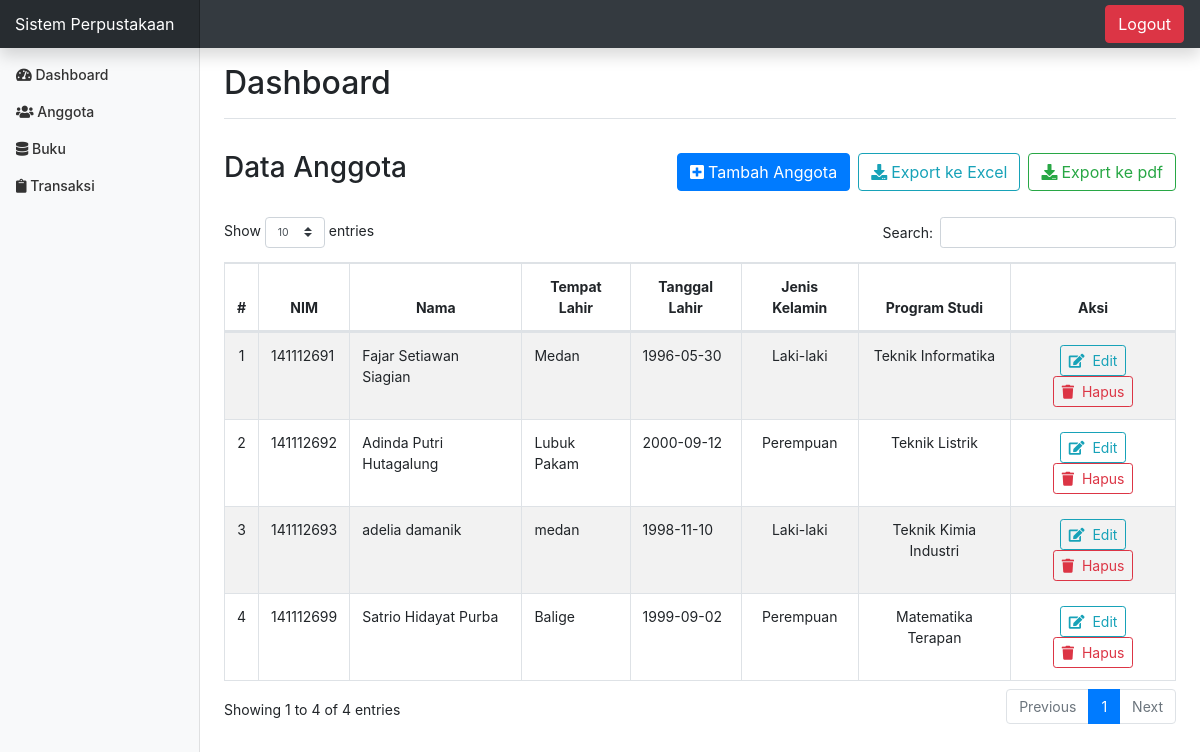
The page /index.php?page=anggota (signed in) on the database its author committed.
### tables this page shows
CREATE TABLE `anggota` (
  `nim` int(11) NOT NULL,
  `nama` varchar(200) NOT NULL,
  `tempat_lahir` varchar(100) NOT NULL,
  `tgl_lahir` date NOT NULL,
  `jk` enum('p','l') NOT NULL,
  `prodi` varchar(50) NOT NULL
);

### page/anggota/anggota.php (the view)
<?php
$query_anggota = "SELECT * FROM anggota";
$sql_anggota = mysqli_query($koneksi, $query_anggota) or die(mysqli_error($koneksi));
?>
<div class="d-flex justify-content-between flex-wrap flex-md-nowrap align-items-center pt-3 pb-2 mb-3">
  <h3>Data Anggota</h3>
  <div class="btn-toolbar mb-2 mb-md-0">
    <a class="btn btn-primary" href="?page=anggota&aksi=tambah" role="button"><i class="fa fa-plus-square mr-1"></i>Tambah Anggota</a>
    <a class="btn btn-outline-info ml-2" href="./laporan/laporan.php" role="button"><i class="fa fa-download mr-1"></i>Export ke Excel</a>
    <a class="btn btn-outline-success ml-2" href="./laporan/laporanpdf.php" role="button"><i class="fa fa-download mr-1"></i>Export ke pdf</a>
  </div>
</div>
<div class="table-responsive">
  <table class="table table-striped table-bordered table-hover" id="buku">
    <thead>
      <tr class="text-center">
        <th>#</th>
        <th>NIM</th>
        <th>Nama</th>
        <th>Tempat Lahir</th>
        <th>Tanggal Lahir</th>
        <th>Jenis Kelamin</th>
        <th>Program Studi</th>
        <th>Aksi</th>
      </tr>
    </thead>
    <tbody>
      <?php
      if(mysqli_num_rows($sql_anggota) != 0):
        $no = 1;
        while($data = mysqli_fetch_array($sql_anggota, MYSQLI_ASSOC)):
      ?>
      <tr>
        <td class="text-center"><?=$no++;?></td>
        <td><?=$data['nim'];?></td>
        <td><?=$data['nama'];?></td>
        <td><?=$data['tempat_lahir'];?></td>
        <td><?=$data['tgl_lahir'];?></td>
        <td class="text-center"><?=($data['jk'] == 'l')?'Laki-laki':'Perempuan';?></td>
        <td class="text-center"><?=$data['prodi'];?></td>
        <td class="text-center">
          <a class="btn btn-outline-info btn-sm" href="?page=anggota&aksi=ubah&id=<?=$data['nim'];?>" role="button"><i class="fa fa-edit mr-1"></i> Edit</a>
          <a class="btn btn-outline-danger btn-sm" href="?page=anggota&aksi=hapus&id=<?=$data['nim'];?>" role="button" onclick="return confirm('Apakah anda yakin menghapus data ini ?')"><i class="fa fa-trash mr-1"></i> Hapus</a>
        </td>
      </tr>
      <?php
        endwhile;
      endif;
      ?>
    </tbody>
  </table>
</div>

### assets/css/admin.css (style rules this page uses)
body { font-size: .875rem; }

### rows shown on the page
anggota: nim "141112691", nama "Fajar Setiawan Siagian", tempat_lahir "Medan", tgl_lahir "1996-05-30", jk "Laki-laki", prodi "Teknik Informatika"
anggota: nim "141112692", nama "Adinda Putri Hutagalung", tempat_lahir "Lubuk Pakam", tgl_lahir "2000-09-12", jk "Perempuan", prodi "Teknik Listrik"
anggota: nim "141112693", nama "adelia damanik", tempat_lahir "medan", tgl_lahir "1998-11-10", jk "Laki-laki", prodi "Teknik Kimia Industri"
anggota: nim "141112699", nama "Satrio Hidayat Purba", tempat_lahir "Balige", tgl_lahir "1999-09-02", jk "Perempuan", prodi "Matematika Terapan"
